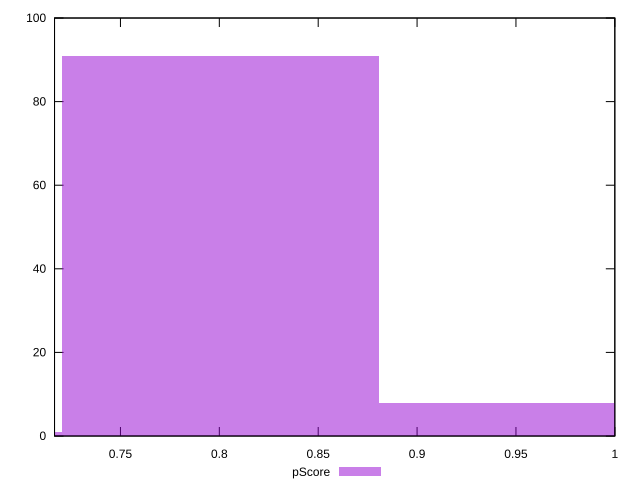

Write the gnuplot code that produced this figure.
reset

$pScore <<EOF
0.8005801241534033 91
0.960696148984084 8
0.6404640993227226 1
EOF

set key outside below
set boxwidth 0.16011602483068066
set xrange [0.7166666666666667:1]
set yrange [0:100]
set trange [0:100]
set style fill transparent solid 0.5 noborder
set terminal svg size 640, 490 enhanced background rgb 'white'
set output "report_00015_2021-02-09T16-11-33.973Z/offscreen-images/samples/pages+cached/pScore/histogram.svg"

plot $pScore title "pScore" with boxes

reset
